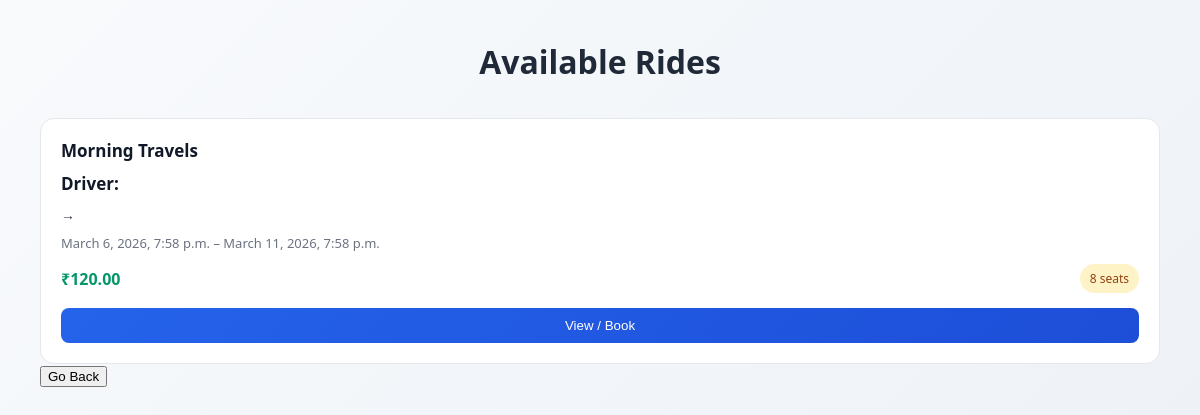
The app's page /trips/book_trip/ (signed in), older data.
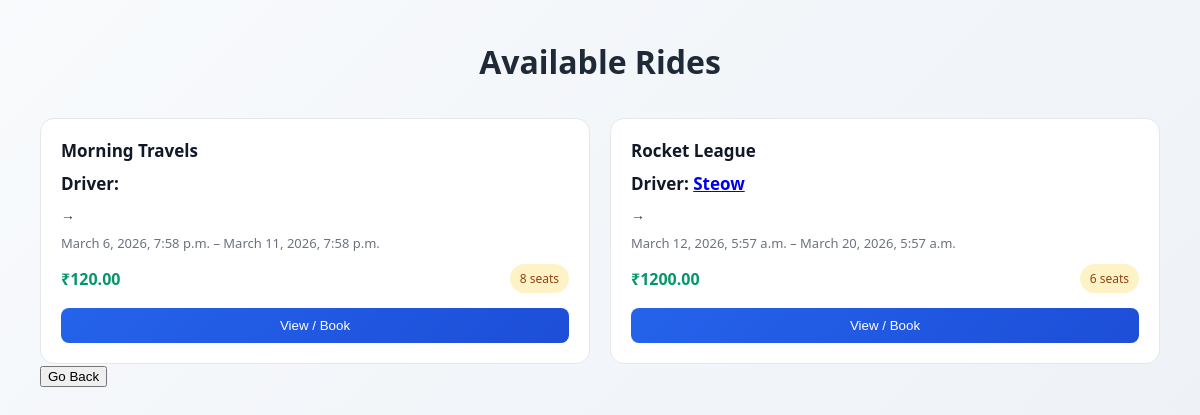
The same page, newer data.
### trips/models.py (models this page shows, shortened)
class Trip(models.Model):
    name = models.CharField(max_length=100)
    slug = models.SlugField(unique=True)
    start_node = models.ForeignKey(
        'network.Node', related_name='start_node', on_delete=models.CASCADE
    )
    end_node = models.ForeignKey(
        'network.Node', related_name='end_node', on_delete=models.CASCADE
    )
    departure_time = models.DateTimeField()
    available_seats = models.IntegerField()
    arrival_time = models.DateTimeField(null=True, blank=True)
    ticket_price = models.DecimalField(max_digits=10, decimal_places=2, default=0.00)
    created_by = models.ForeignKey(settings.AUTH_USER_MODEL,related_name="created_trips", on_delete=models.CASCADE, null=False, blank=False)

### users/models.py (models this page shows, shortened)
class User(AbstractUser):
    ROLE_CHOICES = (
        ('passenger', 'Passenger'),
        ('driver', 'Driver'),
        ('admin', 'Admin'),
    )
    role = models.CharField(max_length=20, choices=ROLE_CHOICES, default='passenger')
    phone_number = models.CharField(max_length=20, blank=True)

### trips/views.py (the view)
# urls.py: path('book_trip/', views.book_trip, name='book_trip'),
@login_required
def book_trip(request):
    trips = Trip.objects.all()
    if request.user.role != 'passenger':
        return render(request, 'trips/index.html', {"error": "Only passengers can book trips."})
    return render(request, 'trips/book_trip.html', {
        "trips": trips
    })

### trips/templates/trips/book_trip.html (shortened to what this page needs)
<!DOCTYPE html>
<html lang="en">
<head>
</head>
<body>
<h1>Available Rides</h1>
<div class="ride-list">
{% for tr in trips %}
<div class="ride">
    <div>
        <div class="ride-header">
            {{ tr.name|capfirst }}
        </div>
        <div class="ride-header">
            Driver: <a href="{% url 'users:profile' username=tr.created_by.username %}">{{ tr.created_by.username|capfirst }}</a>
        </div>
        <div class="route">
            {{ tr.start_node.point|capfirst }} → {{ tr.end_node.point|capfirst }}
        </div>
        <div class="time">
            {{ tr.departure_time }} – {{ tr.arrival_time }}
        </div>
        <div class="ride-footer">
            <span class="price">₹{{ tr.ticket_price }}</span>
            <span class="seats">{{ tr.available_seats }} seats</span>
        </div>
    </div>
    <div>
        <a href="{% url 'trips:trip_detail' slug=tr.slug %}">
            <button class="book-btn">View / Book</button>
        </a>
    </div>
</div>
{% endfor %}
</div>
    <a href="{% url 'trips:index' %}">
    <Button>Go Back</Button>
   </a>
</body>
</html>

Row changes from the older to the newer data that the page shows:
added Trip: name "Rocket League", created_by.username "Steow", departure_time "March 12, 2026, 5:57 a.m.", arrival_time "March 20, 2026, 5:57 a.m.", ticket_price "1200.00", available_seats "6"
